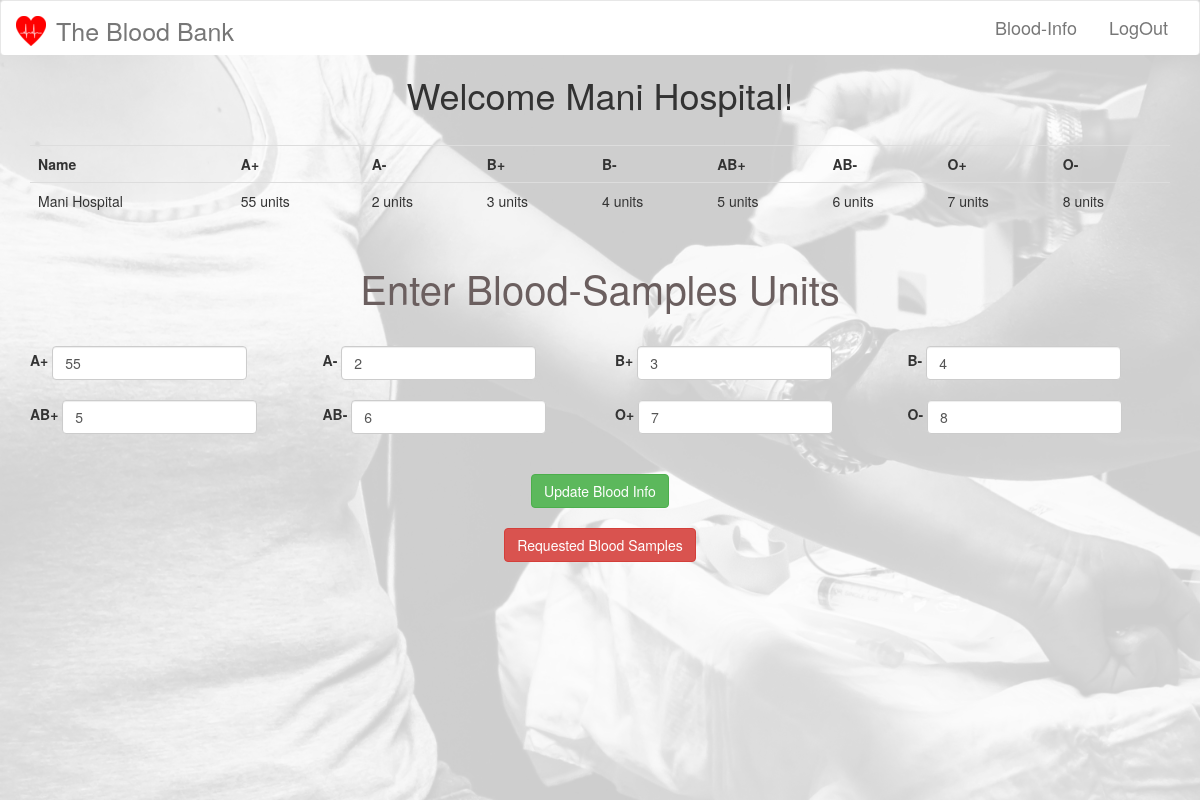
The page /addBloodInfo.php (signed in) on the database its author committed.
### tables this page shows
CREATE TABLE `hospitals` (
  `id` int(11) NOT NULL,
  `name` text NOT NULL,
  `address` text NOT NULL,
  `email` varchar(50) NOT NULL,
  `password` varchar(61) NOT NULL
);

CREATE TABLE `hospitalBloodData` (
  `id` int(11) NOT NULL,
  `AP` int(11) NOT NULL,
  `AN` int(11) NOT NULL,
  `BP` int(11) NOT NULL,
  `BN` int(11) NOT NULL,
  `ABP` int(11) NOT NULL,
  `ABN` int(11) NOT NULL,
  `OP` int(11) NOT NULL,
  `ONeg` int(11) NOT NULL
);

### includes/CRUD.php (called while the page is built, shortened)
<?php
    class database{
        protected function connect(){
            $this->host = "localhost";
            $this->dbUserName = "root";
            $this->dbPassword = "";
            $this->dbName = "bloodBank";
            try{
                $conn = new PDO("mysql:host=$this->host;dbname=$this->dbName", $this->dbUserName,
                $this->dbPassword);
            }catch(PDOException $e){
                die($e->getMessage());
            }
            return $conn;
        }
    }
    class query extends database{
        protected $conn;
        function __construct(){
            $this->conn = $this->connect();
        }
        public function prep_and_run($query){
            $query = $this->conn->prepare($query);
            try{
                $query->execute();
                $result = $query->fetchAll();
            }
            catch(PDOException $e){
                die($e->getMessage());
            }
            return $result;
        }
        public function getData($table, $field = "*", $conditions = array(), $order_by_field = "", $order_by_type = "DESC", $limit = ""){
            $query = "SELECT $field FROM $table";
            if($conditions != []){
                $query .= " WHERE ";
                $count = count($conditions);
                $i = 0;
                foreach($conditions as $k=>$v){
                    if($count-1 != $i){
                        $query .= "$k='$v' and ";
                    }
                    else{
                        $query .= "$k='$v' ";
                    }
                    $i++;
                }
            }
            $result = $this->prep_and_run($query);
            return $result;
        }
    }
?>

### addBloodInfo.php (the view, shortened to what this page needs)
<?php
    include_once("includes/header.php");
    $id = $_SESSION["id"];
    $query = new query();
    $result = $query->getData("hospitals","*", array("id"=>$id));
    $name = $result[0]["name"];
    $bloodInfo = $query->getData("hospitalBloodData","*", array("id"=>$id));
?>
    <h1 class="text-center">Welcome<?php echo " ".$name . "!" ?></h1><br>
    <div class="container ">
        <table class="table table-hover">
            <tr><th>Name</th><th>A+</th><th>A-</th><th>B+</th><th>B-</th><th>AB+</th><th>AB-</th><th>O+</th><th>O-</th></tr>
            <?php
                if($bloodInfo){
                    $bloodInfo = $bloodInfo[0];
                    echo "<tr><td>" . $name . "</td><td>" . $bloodInfo["AP"] ." units". "</td><td>" . $bloodInfo["AN"] ." units". "</td><td>" . $bloodInfo["BP"] ." units". "</td><td>" . $bloodInfo["BN"] ." units". "</td><td>" . $bloodInfo["ABP"] ." units". "</td><td>" . $bloodInfo["ABN"] ." units". "</td><td>" . $bloodInfo["OP"] ." units". "</td><td>" . $bloodInfo["ONeg"] ." units". "</td><tr>";
                }
                else{
                    echo "<div class = 'alert alert-success'>No Data To Show</div>";
                }
            ?>
        </table><br>
        <form action = '<?php echo htmlspecialchars($_SERVER["PHP_SELF"])?>' method="post" class=" form-inline">
            <p class="text-center" id="heading">Enter Blood-Samples Units</p><br>
            <div class="row">
                <div class="col-sm-3 col-xs-3 col-lg-3 col-md-3">
                    <label>A+</label>
                    <input type="number" class="form-control " placeholder="A+ units" name="AP" min="0" value= <?php if($bloodInfo){ echo $bloodInfo["AP"];} ?> required>
                </div>
                <div class="col-sm-3 col-xs-3 col-lg-3 col-md-3">
                    <label>A-</label>
                    <input type="number" class="form-control" placeholder="A- units" name="AN" min="0" value= <?php if($bloodInfo){ echo $bloodInfo["AN"];} ?> required>
                </div>
                <div class="col-sm-3 col-xs-3 col-lg-3 col-md-3">
                    <label>B+</label>
                    <input type="number" class="form-control " placeholder="B+ units" name="BP" min="0" value= <?php if($bloodInfo){ echo $bloodInfo["BP"];} ?> required>
                </div>
                <div class="col-sm-3 col-xs-3 col-lg-3 col-md-3">
                    <label>B-</label>
                    <input type="number" class="form-control" placeholder="B- units" name="BN" min="0" value= <?php if($bloodInfo){ echo $bloodInfo["BN"];} ?> required>
                </div>
            </div><br>
            <div class="row">
                <div class="col-sm-3 col-xs-3 col-lg-3 col-md-3">
                    <label>AB+</label>
                    <input type="number" class="form-control " placeholder="AB+ units" name="ABP" min="0" value= <?php if($bloodInfo){ echo $bloodInfo["ABP"];} ?> required>
                </div>
                <div class="col-sm-3 col-xs-3 col-lg-3 col-md-3">
                    <label>AB-</label>
                    <input type="number" class="form-control" placeholder="AB- units" name="ABN" min="0" value= <?php if($bloodInfo){ echo $bloodInfo["ABN"];} ?> required>
                </div>
                <div class="col-sm-3 col-xs-3 col-lg-3 col-md-3">
                    <label>O+</label>
                    <input type="number" class="form-control " placeholder="O+ units" name="OP" min="0" value= <?php if($bloodInfo){ echo $bloodInfo["OP"];} ?> required>
                </div>
                <div class="col-sm-3 col-xs-3 col-lg-3 col-md-3">
                    <label>O-</label>
                    <input type="number" class="form-control" placeholder="O- units" name="ONeg" min="0" value= <?php if($bloodInfo){ echo $bloodInfo["ONeg"];} ?> required>
                </div>
            </div><br><br>
            <input type="submit" value="Update Blood Info" class="center-block btn btn-success" name="submit"><br>
            <a href="requestedBlood.php" type="submit" style="width: fit-content;" class="center-block btn btn-danger" id="requested">Requested Blood Samples</a>
        </form>
    </div>
<?php
    include_once("includes/footer.php");
?>

### styleSheets/styleSheet.css (style rules this page uses)
body { position: relative; }
#heading { font-size: 40px; color: rgb(107, 95, 95); }

### rows shown on the page
hospitals: name "Mani Hospital"
hospitalblooddata: AP "55", AN "2", BP "3", BN "4", ABP "5", ABN "6", OP "7", ONeg "8"
